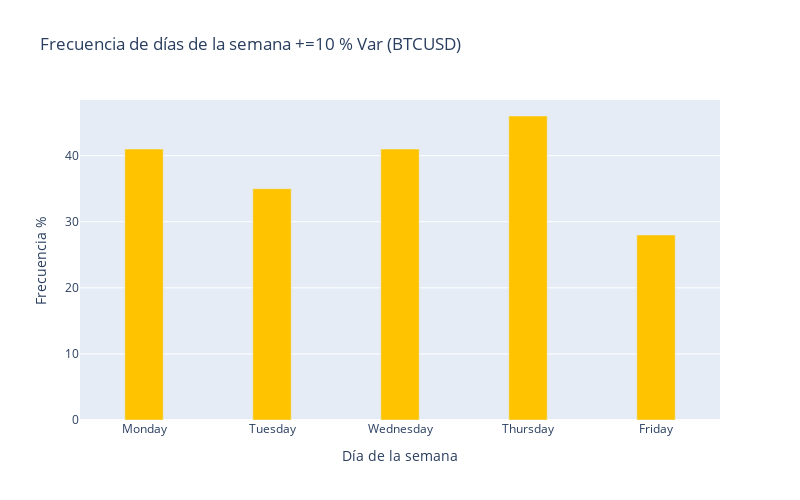

The cell this chart's notebook holds for it:
### Code cell
# Filtramos los datos cuando Var.% es superior al 10% o inferior al -10%
bitcoin2_filtrado = bitcoin2[(bitcoin2['Var.%'] > 10) | (bitcoin2['Var.%'] < -10)]

# Calculamos la frecuencia de cada día de la semana
frecuencia_bitcoin = bitcoin2_filtrado['Var.%'].groupby(bitcoin2_filtrado['DiasSemana']).count()

# Ordenamos los días de la semana
dias_ordenados = ['Monday', 'Tuesday', 'Wednesday', 'Thursday', 'Friday']
frecuencia_bitcoin = frecuencia_bitcoin.reindex(dias_ordenados)

# Creamos gráfico interactivo
fig = go.Figure()

fig.add_trace(go.Bar(
    x=dias_ordenados,
    y=frecuencia_bitcoin,
    name='Bitcoin',
    marker_color='#FFC300',
    width=0.3))  

fig.update_layout(
    title='Frecuencia de días de la semana +=10 % Var (BTCUSD)',
    xaxis_title='Día de la semana',
    yaxis_title='Frecuencia %',
    autosize=False,
    width=800,
    height=500)

fig.show()

### Figure 1 — Plotly figure (JSON) as saved in the notebook; plotly's stock layout.template omitted (floating-point values rounded to 4 significant figures)
{"data": [{"marker": {"color": "#FFC300"}, "name": "Bitcoin", "type": "bar", "width": 0.3, "x": ["Monday", "Tuesday", "Wednesday", "Thursday", "Friday"], "y": [41, 35, 41, 46, 28]}], "layout": {"autosize": false, "height": 500, "title": {"text": "Frecuencia de días de la semana +=10 % Var (BTCUSD)"}, "width": 800, "xaxis": {"title": {"text": "Día de la semana"}}, "yaxis": {"title": {"text": "Frecuencia %"}}}}
